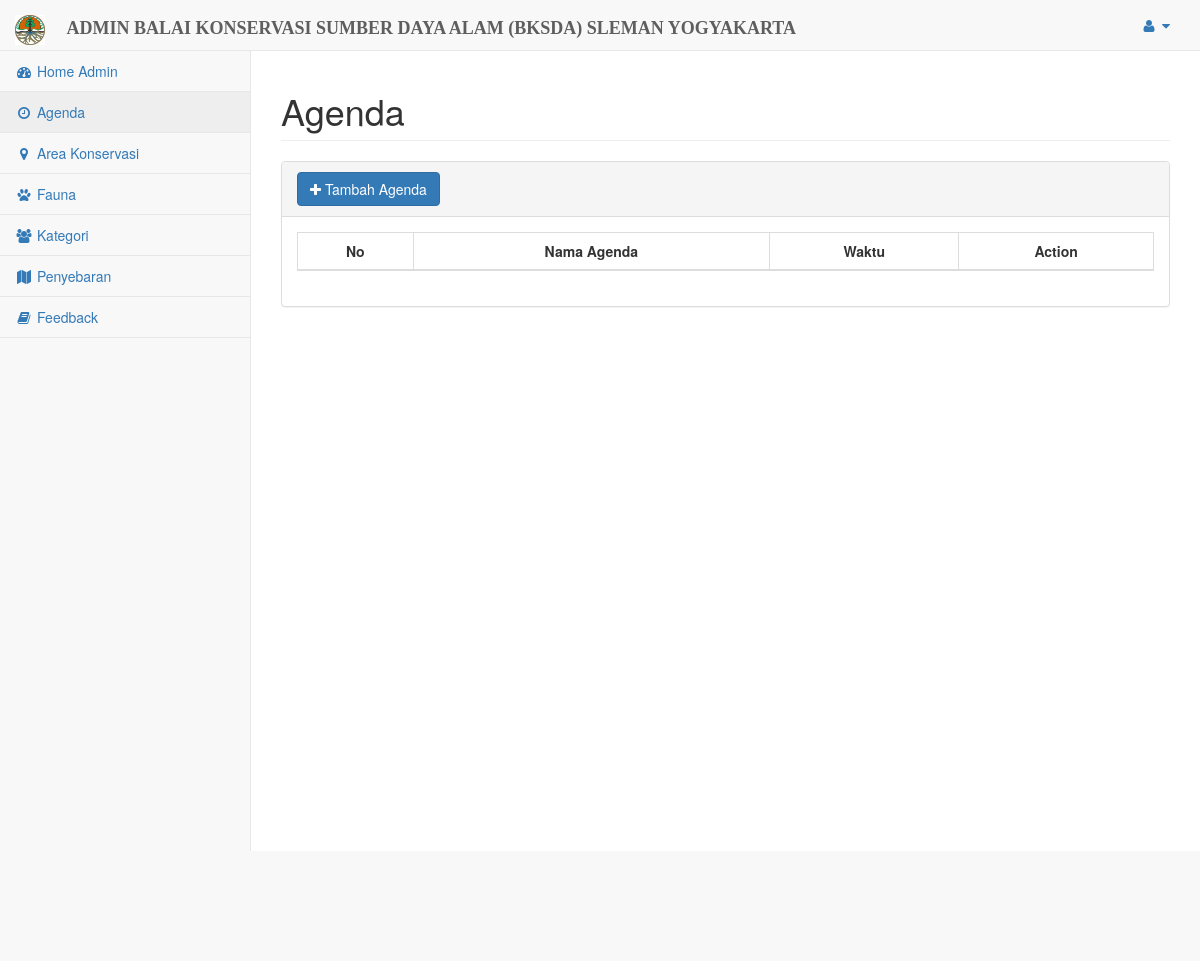
Before: /admin/index.php?page=agenda (signed in) with the older database file.
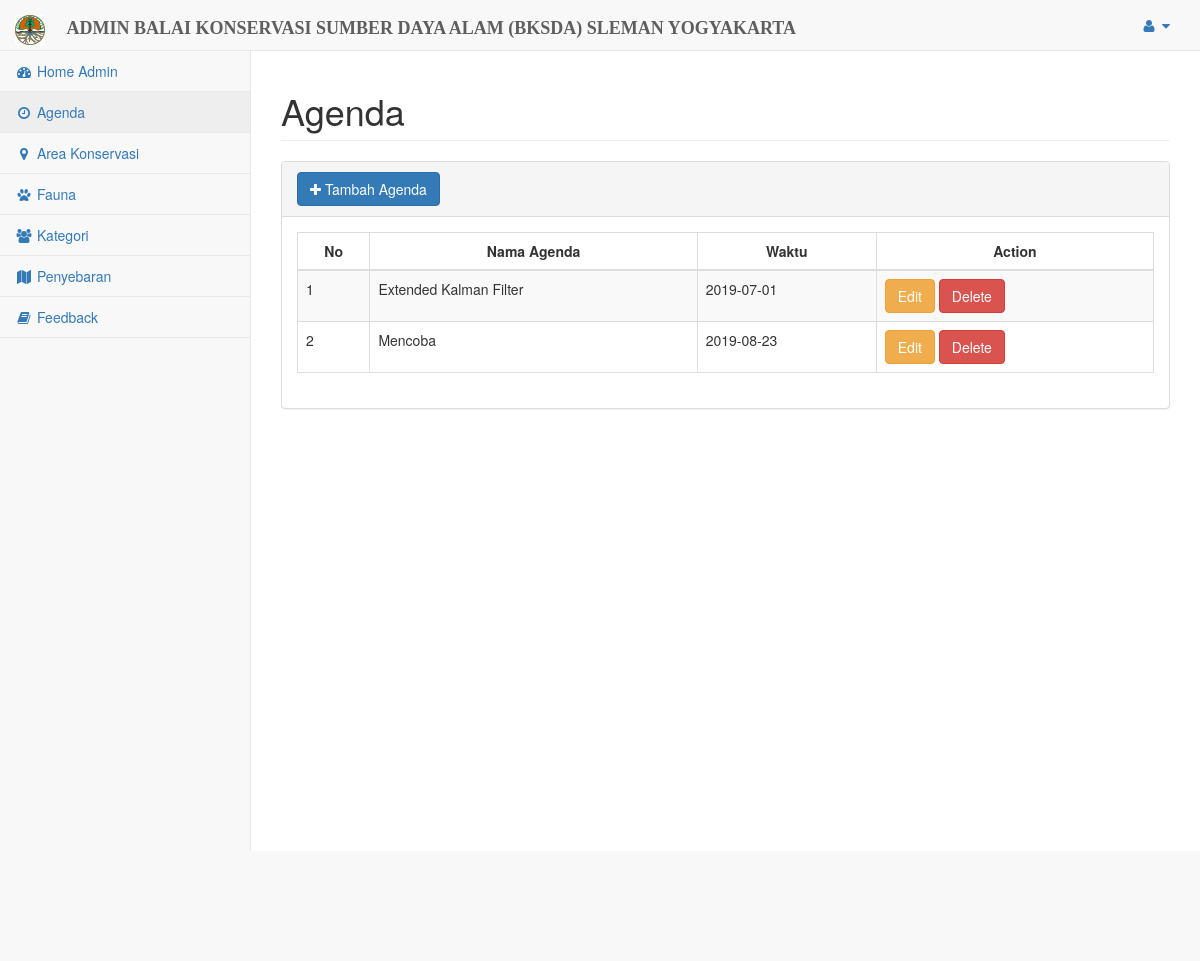
After: the same page with the newer database file.
### tables this page shows
CREATE TABLE `agenda` (
  `id` int(11) NOT NULL,
  `judul` varchar(255) NOT NULL,
  `waktu` date NOT NULL,
  `deskripsi` text NOT NULL,
  `gambar` varchar(255) DEFAULT NULL
);

### admin/konfigurasi/DB.php (called while the page is built, shortened)
<?php
class DB{
    public $connection = null;
    public function __construct()
    {
        $servername = "localhost";
        $username = "root";
        $password = "";
        $database = "bksdayogyakarta2";
        $con = new mysqli($servername, $username, $password, $database);
        $this->connection = $con;
    }
    public function select($sql){
        $result = $this->connection->query($sql);
        $data = [];
        while ($row = $result->fetch_object()){
            $data[] = $row;
        }
        return $data;
    }
}
$DATABASE = new DB();

### admin/pages/agenda.php (the view, shortened to what this page needs)
<?php
require_once 'konfigurasi/DB.php';
$data = $DATABASE->select('SELECT * FROM agenda');
?>
<div id="page-wrapper" style="height: 100%;">
	<div class="row">
        <div class="col-lg-12">
            <h1 class="page-header">Agenda</h1>
        </div>
    </div>
    <div class="row" style="height: 100%;">
        <div class="col-lg-12">
            <div class="panel panel-default">
                <div class="panel-heading">
                    <button class="btn btn-primary" id="tambah-agenda"><span class="fa fa-plus"></span> Tambah Agenda</button>
                </div>
                <div class="panel-body">
                    <table width="100%" class="table table-striped table-bordered table-hover" id="dataTables-example">
                        <thead>
                            <tr>
                                <th>No</th>
                                <th>Nama Agenda</th>
                                <th>Waktu</th>
                                <th>Action</th>
                            </tr>
                        </thead>
                        <tbody>
                            <?php
                            $i=0;
                            foreach ($data as $agenda){
                                $i++;
                                $encoded = json_encode($agenda);
                             echo "<tr>
                                 <td>$i</td>
                                 <td>$agenda->judul</td>
                                 <td>$agenda->waktu</td>
                                 <td>
                                     <button type='button' class='edit-agenda btn btn-warning' data='$encoded'>Edit</button>
                                     <button href='/admin/proses/agenda.php?hapus=$agenda->id' class='hapus-agenda btn btn-danger'>Delete</button>
                                 </td>
                             </tr>";
                            };?>
                        </tbody>
                    </table>
                </div>
       </div>
   </div>
</div>
</div>

### admin/section/nav.php (shortened to what this page needs)
<nav class="navbar navbar-default navbar-static-top" role="navigation" style="margin-bottom: 0">
    <div class="navbar-header">
        <a class="navbar-brand" href="index.php" style="font-family: Calibri Light ">
            <span>
                <img src="gambar/logo.jpg" alt="gambar" width="30px" class="">
            </span>
            <b>&nbsp &nbsp ADMIN BALAI KONSERVASI SUMBER DAYA ALAM (BKSDA) SLEMAN YOGYAKARTA</b>
        </a>
    </div>
    <ul class="nav navbar-top-links navbar-right">
        <li class="dropdown">
            <a class="dropdown-toggle" data-toggle="dropdown" href="#">
                <i class="fa fa-user fa-fw"></i> <i class="fa fa-caret-down"></i>
            </a>
        </li>
    </ul>
    <div class="navbar-default sidebar" role="navigation">
        <div class="sidebar-nav navbar-collapse">
            <ul class="nav" id="side-menu">
                <li>
                    <a href="index.php"><i class="fa fa-dashboard fa-fw"></i> Home Admin</a>
                </li>
                <li>
                    <a href="index.php?page=agenda"><i class="fa fa-clock-o fa-fw"></i> Agenda</a>
                </li>
                <li>
                    <a href="index.php?page=area_konservasi"><i class="fa fa-map-marker fa-fw"></i> Area Konservasi</a>
                </li>
                <li>
                    <a href="index.php?page=fauna"><i class="fa fa-paw fa-fw"></i> Fauna</a>
                </li>
                <li>
                    <a href="index.php?page=kategori"><i class="fa fa-users fa-fw"></i> Kategori</a>
                </li>
                <li>
                    <a href="index.php?page=penyebaran"><i class="fa fa-map fa-fw"></i> Penyebaran</a>
                </li>
                <li>
                    <a href="index.php?page=feedback"><i class="fa fa-book fa-fw"></i> Feedback</a>
                </li>
            </ul>
        </div>
    </div>
</nav>

Changed rows visible on the page:
added agenda: judul "Extended Kalman Filter", waktu "2019-07-01"
added agenda: judul "Mencoba", waktu "2019-08-23"
